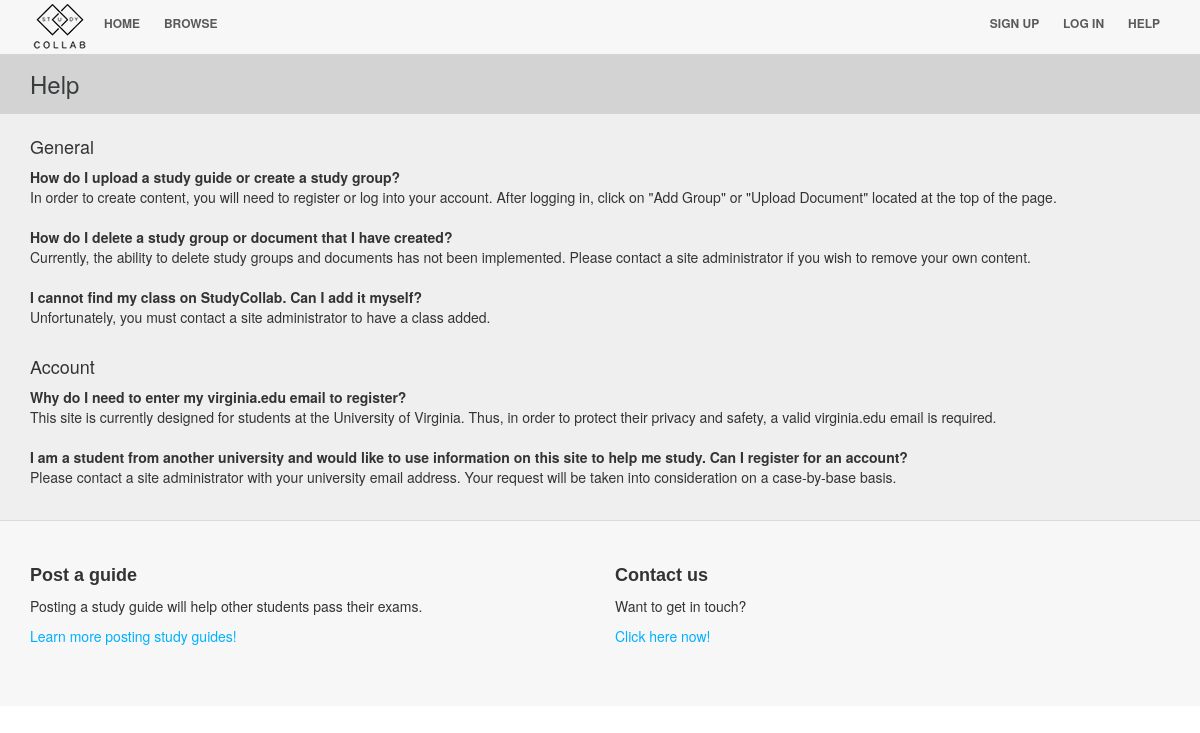
Screenshot of /help/ with the database file from the repository.
### studycollab/models.py (models this page shows)
class help_category(models.Model):
	name = models.CharField(max_length=50)
	description = models.TextField(blank=True)
	priority = models.IntegerField(default=1)
	def __str__(self):
		return self.name

class help_question(models.Model):
	category = models.ForeignKey(help_category)
	question = models.TextField()
	answer = models.TextField()
	priority = models.IntegerField(default=1)
	def __str__(self):
		return self.question

### studycollab/views.py (the view)
# urls.py: url(r'^help/$', views.displayHelp, name = 'help'),
def displayHelp(request):
	helpcategories = help_category.objects.all().order_by('priority')
	helpquestions = help_question.objects.all().order_by('priority')
	return render(request, 'help.html', {'category': helpcategories, 'question': helpquestions})

### studycollab/templates/help.html (shortened to what this page needs)
{% extends 'template.html' %}
{% block body_block %}
<div class="header"><div class="container">Help</div></div>
<div class="body-default">
	<div class="container">
	{% for c in category %}
		<h4>{{ c }}</h4>
		{% for q in question %}
		{% if q.category == c  %}
			<div class="question">{{ q }}</div>
			<div class="answer">{{ q.answer }}</div>
			<br />
		{% endif %}
		{% endfor %}
	{% endfor %}
	</div>
</div>
{% endblock %}

### studycollab/static/studycollab/main.css (style rules this page uses)
html { overflow-y: scroll; }
.header { background-color: #D3D3D3; color: #393c3d; font-size: 24px; padding:13px 0 13px 0; }
.body-default { background-color: #efefef; padding-bottom:13px; padding-top:13px; border-bottom:1px solid #dbdbdb; }
.question { font-weight: bold; }

### rows the page displays
help_category: name "General"
help_question: question "How do I upload a study guide or create a study group?", answer "In order to create content, you will need to register or log into your account. After logging in, click on \"Add Group\" or \"Upload Document\" located at the top of the page."
help_question: question "How do I delete a study group or document that I have created?", answer "Currently, the ability to delete study groups and documents has not been implemented. Please contact a site administrator if you wish to remove your own content."
help_question: question "I cannot find my class on StudyCollab. Can I add it myself?", answer "Unfortunately, you must contact a site administrator to have a class added."
help_category: name "Account"
help_question: question "Why do I need to enter my virginia.edu email to register?", answer "This site is currently designed for students at the University of Virginia. Thus, in order to protect their privacy and safety, a valid virginia.edu email is required."
help_question: question "I am a student from another university and would like to use information on this site to help me study. Can I register for an account?", answer "Please contact a site administrator with your university email address. Your request will be taken into consideration on a case-by-base basis."
